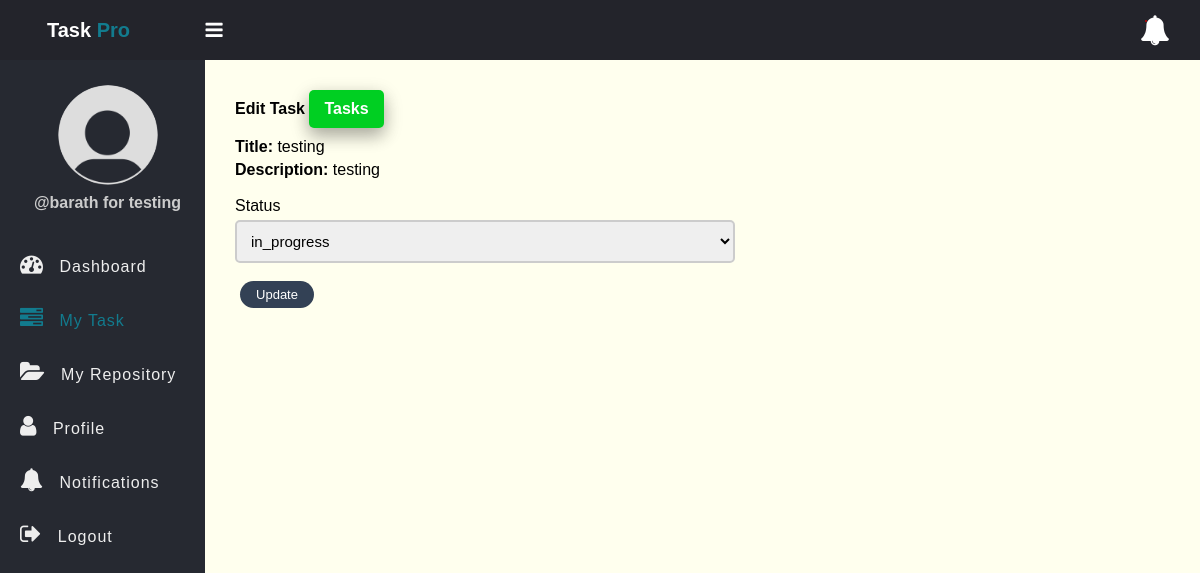
The page /edit-task-employee.php?id=34 (signed in) on the database its author committed.
### tables this page shows
CREATE TABLE `tasks` (
  `id` int NOT NULL AUTO_INCREMENT,
  `title` varchar(100) NOT NULL,
  `description` text,
  `task_type` enum('Teaching','Research','Administrative','Establishment') DEFAULT NULL,
  `subtopic` varchar(255) DEFAULT NULL,
  `task_document` varchar(255) DEFAULT NULL,
  `acknowledgment_document` varchar(255) DEFAULT NULL,
  `acknowledgment_uploaded_at` datetime DEFAULT NULL,
  `assigned_to` int DEFAULT NULL,
  `due_date` datetime DEFAULT NULL,
  `status` enum('pending','in_progress','completed') DEFAULT 'pending',
  `created_at` timestamp NOT NULL DEFAULT CURRENT_TIMESTAMP,
  `verified_by` int DEFAULT NULL,
  PRIMARY KEY (`id`),
  KEY `assigned_to` (`assigned_to`),
  CONSTRAINT `tasks_ibfk_1` FOREIGN KEY (`assigned_to`) REFERENCES `users` (`id`)
);

### app/Model/Task.php (called while the page is built, shortened)
<?php
function get_task_by_id($conn, $id){
	$sql = "SELECT * FROM tasks WHERE id =? ";
	$stmt = $conn->prepare($sql);
	$stmt->execute([$id]);
	if($stmt->rowCount() > 0){
		$task = $stmt->fetch();
	}else $task = 0;
	return $task;
}

### edit-task-employee.php (the view, shortened to what this page needs)
<?php
if (isset($_SESSION['role']) && isset($_SESSION['id']) && $_SESSION['role'] == "employee") {
    include "DB_connection.php";
    include "app/Model/Task.php";
    include "app/Model/User.php";
    $id = $_GET['id'];
    $task = get_task_by_id($conn, $id);
 ?>
<!DOCTYPE html>
<html>
<head>
	<link rel="stylesheet" href="https://stackpath.bootstrapcdn.com/font-awesome/4.7.0/css/font-awesome.min.css">
	<link rel="stylesheet" href="css/style.css">
</head>
<body>
	<?php include "inc/header.php" ?>
	<div class="body">
		<?php include "inc/nav.php" ?>
		<section class="section-1">
			<h4 class="title">Edit Task <a href="my_task.php">Tasks</a></h4>
			<form class="form-1"
			      method="POST"
			      action="app/update-task-employee.php">
				<div class="input-holder">
					<p><b>Title: </b><?=$task['title']?></p>
				</div>
				<div class="input-holder">
					<p><b>Description: </b><?=$task['description']?></p>
				</div><br>
            <div class="input-holder">
					<lable>Status</lable>
					<select name="status" class="input-1">
						<option <?php if( $task['status'] == "in_progress") echo"selected"; ?>>in_progress</option>
					</select><br>
				</div>
				<button class="btn-primary">Update</button>
			</form>
		</section>
	</div>
</body>
</html>
<?php }else{
   $em = "First login";
   header("Location: login.php?error=$em");
   exit();
}
 ?>

### css/style.css (style rules this page uses)
* { padding: 0; margin: 0; box-sizing: border-box; font-family: arial, sans-serif; }
.body { display: flex; }
.section-1 { padding: 30px; }
.section-1 .title { margin-bottom: 10px; }
.section-1 .title a { text-decoration: none; display: inline-block; padding-left: 10px; border: none; background: #00CF22; padding: 10px 15px; color: #fff; font-size: 16px; border-radius: 5px; cursor: pointer; outline: none; transition: background 1s; box-shadow: 0 8px 16px 0 rgba(0, 0, 0, 0.2), 0 6px 20px 0 rgba(0, 0, 0, 0.19); }
.section-1 { width: 100%; background: #ffe; }
.form-1 { width: 90%; max-width: 500px; }
.input-holder lable { display: block; margin-bottom: 5px; }
.input-1 { border: 2px solid #ccc; width: 100%; padding: 10px; font-size: 15px; outline: none; border-radius: 5px; display: block; }
.btn-primary { text-decoration: none; display: inline-block; padding: 6px 16px; border: none; background: #334155; color: #fff; font-size: 13px; font-weight: 500; border-radius: 50px; cursor: pointer; transition: background 0.3s; margin: 0 5px; }

### rows shown on the page
tasks: title "testing", description "testing", status "in_progress"

### other values the page prints
$_SESSION['username'] "barath for testing"
